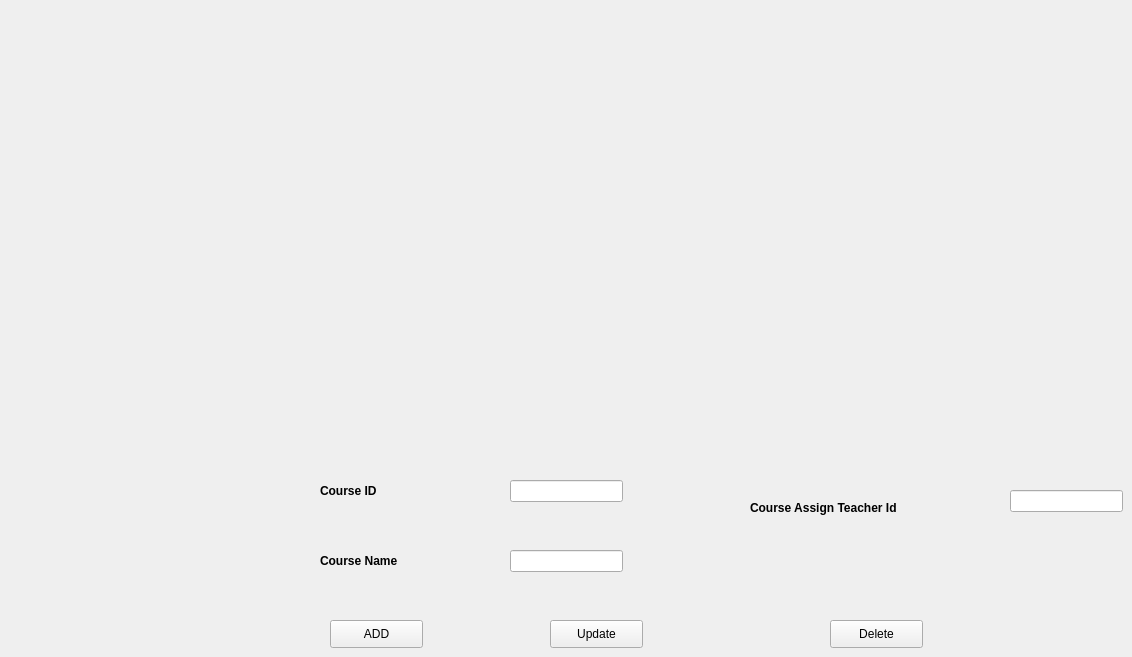
        <widget class="QWidget" name="Courses_3">
         <widget class="QLabel" name="courseid_label_3">
          <property name="geometry">
           <rect>
            <x>320</x>
            <y>480</y>
            <width>91</width>
            <height>21</height>
           </rect>
          </property>
          <property name="font">
           <font>
            <pointsize>9</pointsize>
            <weight>75</weight>
            <bold>true</bold>
           </font>
          </property>
          <property name="text">
           <string>Course ID</string>
          </property>
         </widget>
         <widget class="QLabel" name="coursename_label_3">
          <property name="geometry">
           <rect>
            <x>320</x>
            <y>550</y>
            <width>101</width>
            <height>21</height>
           </rect>
          </property>
          <property name="font">
           <font>
            <pointsize>9</pointsize>
            <weight>75</weight>
            <bold>true</bold>
           </font>
          </property>
          <property name="text">
           <string>Course Name</string>
          </property>
         </widget>
         <widget class="QLabel" name="courseassign_label_3">
          <property name="geometry">
           <rect>
            <x>750</x>
            <y>500</y>
            <width>201</width>
            <height>16</height>
           </rect>
          </property>
          <property name="font">
           <font>
            <pointsize>9</pointsize>
            <weight>75</weight>
            <bold>true</bold>
           </font>
          </property>
          <property name="text">
           <string>Course Assign Teacher Id</string>
          </property>
         </widget>
         <widget class="QLineEdit" name="courseid_lineEdit_3">
          <property name="geometry">
           <rect>
            <x>510</x>
            <y>480</y>
            <width>113</width>
            <height>22</height>
           </rect>
          </property>
         </widget>
         <widget class="QLineEdit" name="coursename_lineEdit_3">
          <property name="geometry">
           <rect>
            <x>510</x>
            <y>550</y>
            <width>113</width>
            <height>22</height>
           </rect>
          </property>
         </widget>
         <widget class="QLineEdit" name="courseassign_lineEdit_3">
          <property name="geometry">
           <rect>
            <x>1010</x>
            <y>490</y>
            <width>113</width>
            <height>22</height>
           </rect>
          </property>
         </widget>
         <widget class="QPushButton" name="pushButton_8">
          <property name="geometry">
           <rect>
            <x>330</x>
            <y>620</y>
            <width>93</width>
            <height>28</height>
           </rect>
          </property>
          <property name="text">
           <string>ADD</string>
          </property>
         </widget>
         <widget class="QPushButton" name="pushButton_9">
          <property name="geometry">
           <rect>
            <x>550</x>
            <y>620</y>
            <width>93</width>
            <height>28</height>
           </rect>
          </property>
          <property name="text">
           <string>Update</string>
          </property>
         </widget>
         <widget class="QPushButton" name="pushButton_10">
          <property name="geometry">
           <rect>
            <x>830</x>
            <y>620</y>
            <width>93</width>
            <height>28</height>
           </rect>
          </property>
          <property name="text">
           <string>Delete</string>
          </property>
         </widget>
        </widget>
